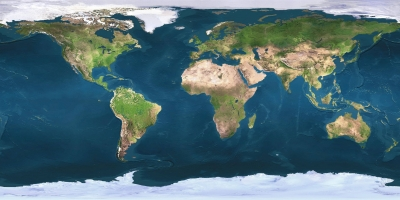
%> input picture MatLab_Spherical_Regression_Code/Spherical_Regression_Library/Geometry/Sphere_Sd_functions/Sphere_s2_functions/earthmaps/earth_400.jpg, 400 x 200 px
$ octave cylindrical_example01.m   (GNU Octave 9; MATLAB toolbox functions it lacks are replaced by stand-ins)
%> lines starting %> are read from the running program, lines starting %| are printed output that depends on the picture
### Data_Modules/cylindrical_maps_data/pix2geo.m
function [X]=pix2geo(clouds,j,i)
%%
clouds=mean(clouds,3);
[lonlength,latlength]=size(clouds);
lonmid=lonlength/2;
lon= pi*(lonmid-i)/lonlength;
latmid=latlength/2;
lat=-pi+ 2*pi*(j)/latlength;
[X(1,:),X(2,:),X(3,:)]=sph2cart(lat,lon,1);
[N]=size(i);
X=X./(ones(3,1)*sqrt(sum(X.^2)));


end

### Data_Modules/cylindrical_maps_data/cylindrical_example01.m
%% cylindrical data map example
% This module illustrates how hand selected pixels from a cylindrical map
% can be mapped to cartesian coordinates.

clear;close all;
%% EXAMPLE Plots
[image,cmap2]=imread('earth_400.jpg');
%> image is the input picture: size 200x400x3 uint8; mean R, G, B 83, 111.3, 119.5
%> cmap2 = []
x=[105 65
   182 84
   162 106
    ]'
figure(1);
imshow(image)
hold on;scatter(x(1,:),x(2,:),100,'fill',...
    'bl','MarkerEdgeColor','y')
%> (this line was passed over: scatter is not available in this run)
%%
X=pix2geo(image,x(1,:),x(2,:));
%> in pix2geo, `clouds=mean(clouds,3);`:
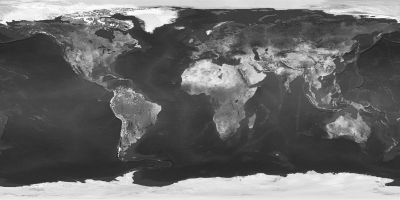
%> clouds: size 200x400 double; min 32.67, max 255, mean 104.6
%> X = [0.0669 0.93 0.823; -0.85 -0.27 -0.56; 0.522 0.249 -0.0941]
size(X)
%> ans = [3 3]
%
figure(2);
[gx, gy, gz] = ellipsoid(0, 0, 0, .97, .97,.97, 32);
g=mesh(gx, gy, -gz,'FaceColor', 'texturemap',...
    'CData', image, 'EdgeColor','none'); axis equal
hold on
scatter3(X(1,:),X(2,:),X(3,:),100,'fill',...
    'bl','MarkerEdgeColor','y')
%> (this line was passed over: scatter3 is not available in this run)
view(mean(X,2))
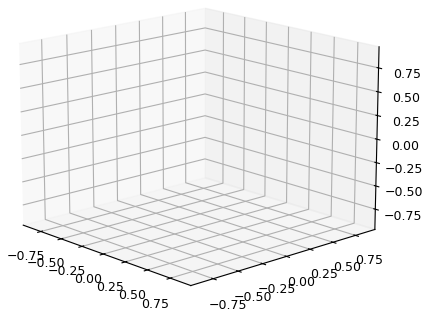
%> figure redrawn from the program's plot data

$ run again, with MatLab_Spherical_Regression_Code/Spherical_Regression_Library/Geometry/Sphere_Sd_functions/Sphere_s2_functions/earthmaps/clouds_8_28_12.jpg copied over MatLab_Spherical_Regression_Code/Spherical_Regression_Library/Geometry/Sphere_Sd_functions/Sphere_s2_functions/earthmaps/earth_400.jpg
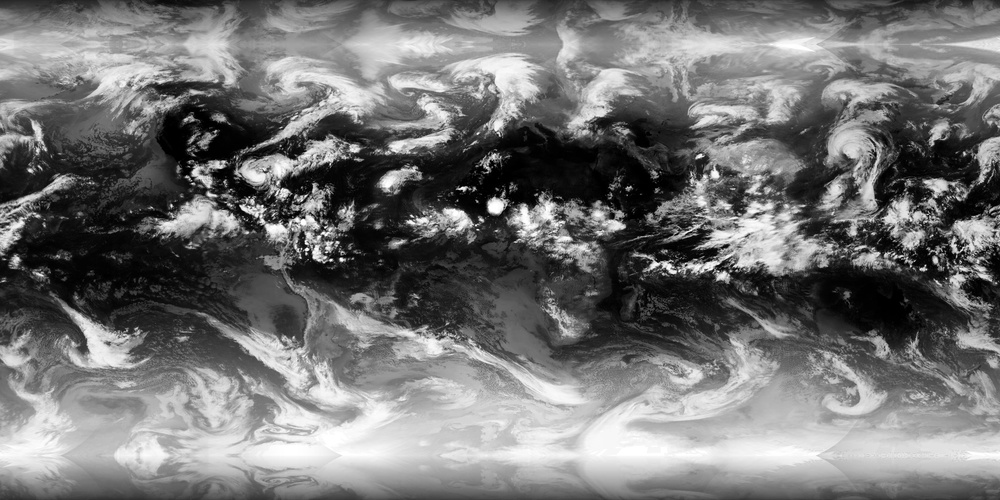
%> input picture MatLab_Spherical_Regression_Code/Spherical_Regression_Library/Geometry/Sphere_Sd_functions/Sphere_s2_functions/earthmaps/clouds_8_28_12.jpg, 1000 x 500 px, shrunk from 2048 x 1024 before the run
%> image is the input picture: size 500x1000 uint8; min 0, max 255, mean 115.9
%> cmap2 = []
%> X = [-0.314 -0.209 -0.324; -0.243 -0.458 -0.526; 0.918 0.864 0.786]
%> `view(mean(X,2))`:
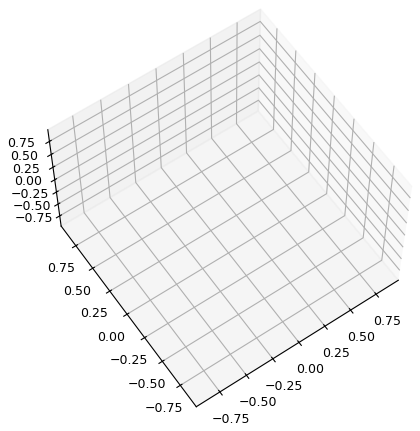
%> figure redrawn from the program's plot data
